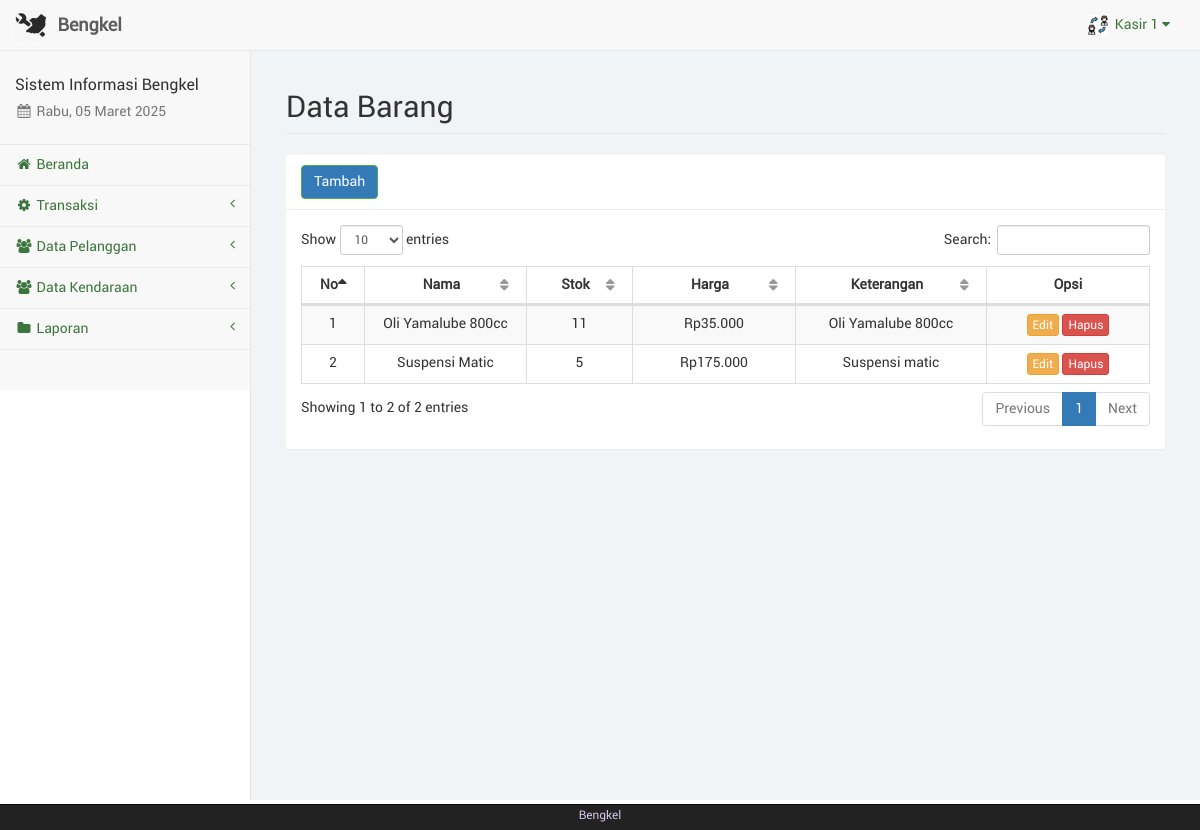
Screenshot of /kasir/barang.php (signed in) with the database file from the repository.
### tables this page shows
CREATE TABLE IF NOT EXISTS `karyawan` (
  `id_karyawan` int(11) NOT NULL AUTO_INCREMENT,
  `nama_karyawan` varchar(50) NOT NULL DEFAULT '0',
  `telp_karyawan` varchar(20) NOT NULL DEFAULT '0',
  `alamat_karyawan` varchar(150) NOT NULL DEFAULT '0',
  `user_karyawan` varchar(50) NOT NULL DEFAULT '0',
  `pass_karyawan` varchar(100) NOT NULL DEFAULT '0',
  `foto_karyawan` text NOT NULL,
  `id_adm` int(11) NOT NULL DEFAULT 0,
  PRIMARY KEY (`id_karyawan`)
);

CREATE TABLE IF NOT EXISTS `barangjasa` (
  `id_brg` int(11) NOT NULL AUTO_INCREMENT,
  `nama` varchar(100) NOT NULL,
  `jenis` varchar(20) NOT NULL,
  `stok` varchar(10) NOT NULL,
  `harga` varchar(20) NOT NULL,
  `keterangan` text NOT NULL,
  `id_adm` int(11) NOT NULL,
  PRIMARY KEY (`id_brg`)
);

### kasir/sess_check.php (called while the page is built, shortened)
<?php
	$chk_sess = $_SESSION['kasir'];
	include("dist/config/koneksi.php");
	$sql_sess = "SELECT * FROM karyawan WHERE id_karyawan='". $chk_sess ."'";
	$ress_sess = mysqli_query($conn, $sql_sess);
	$row_sess = mysqli_fetch_array($ress_sess);
	$sess_kasirname = $row_sess['nama_karyawan'];
	$sess_kasirfoto = $row_sess['foto_karyawan'];
?>

### kasir/dist/function/format_rupiah.php (called while the page is built, shortened)
<?php
	function format_rupiah($rp) {
		$jumlah = number_format($rp, 0, ",", ".");
		$rupiah = "Rp". $jumlah;
		return $rupiah;
	}
?>

### kasir/barang.php (the view, shortened to what this page needs)
<?php
	include("sess_check.php");
	$pagedesc = "Data Barang";
	include("layout_top.php");
	include("dist/function/format_rupiah.php");
?>
		<div id="page-wrapper">
            <div class="container-fluid">
                <div class="row">
                    <div class="col-lg-12">
                        <h1 class="page-header">Data Barang</h1>
                    </div>
                </div>
				<div class="row">
					<div class="col-lg-12"><?php include("layout_alert.php"); ?></div>
				</div>
				<div class="row">
					<div class="col-lg-12">
						<div class="panel panel-default">
							<div class="panel-heading">
								<a href="barang_tambah.php" class="btn btn-success">Tambah</a>
							</div>
							<div class="panel-body">
								<table class="table table-striped table-bordered table-hover" id="tabel-data">
									<thead>
										<tr>
											<th width="1%">No</th>
											<th width="10%">Nama</th>
											<th width="5%">Stok</th>
											<th width="10%">Harga</th>
											<th width="10%">Keterangan</th>
											<th width="10%">Opsi</th>
										</tr>
									</thead>
									<tbody>
										<?php
											$i = 1;
											$sql = "SELECT * FROM barangjasa WHERE jenis='barang' ORDER BY nama ASC";
											$ress = mysqli_query($conn, $sql);
											while($data = mysqli_fetch_array($ress)) {
												echo '<tr>';
												echo '<td class="text-center">'. $i .'</td>';
												echo '<td class="text-center">'. $data['nama'] .'</td>';
												echo '<td class="text-center">'. $data['stok'] .'</td>';
												echo '<td class="text-center">'. format_rupiah($data['harga']) .'</td>';
												echo '<td class="text-center">'. $data['keterangan'] .'</td>';
												echo '<td class="text-center">
													  <a href="barang_edit.php?brg='. $data['id_brg'] .'" class="btn btn-warning btn-xs">Edit</a>';?>
													  <a href="barang_hapus.php?brg=<?php echo $data['id_brg'];?>" onclick="return confirm('Apakah anda yakin akan menghapus <?php echo $data['nama'];?>?');" class="btn btn-danger btn-xs">Hapus</a></td>
												<?php
												echo '</tr>';
												$i++;
											}
										?>
									</tbody>
								</table>
							</div>
						</div>
					</div>
				</div>
            </div>
        </div>
<?php
	include("layout_bottom.php");
?>

### kasir/layout_top.php (shortened to what this page needs)
<?php
	$haries = array("Sunday" => "Minggu", "Monday" => "Senin", "Tuesday" => "Selasa", "Wednesday" => "Rabu", "Thursday" => "Kamis", "Friday" => "Jum'at", "Saturday" => "Sabtu");
	$bulans = array("", "Januari", "Februari", "Maret", "April", "Mei", "Juni", "Juli", "Agustus", "September", "Oktober", "November", "Desember");
	$hari_ini = $haries[date("l")];
	$bulan_ini = $bulans[date("n")];
	$tanggal = date("d");
	$tahun = date("Y");
?>
<!DOCTYPE html>
<html lang="en">
<head>
	<link href="libs/bootstrap/dist/css/bootstrap.min.css" rel="stylesheet">
	<link href="libs/metisMenu/dist/metisMenu.min.css" rel="stylesheet">
    <link href="libs/datatables-plugins/integration/bootstrap/3/dataTables.bootstrap.css" rel="stylesheet">
    <link href="libs/datatables-responsive/css/dataTables.responsive.css" rel="stylesheet">
	<link href="dist/css/sb-admin-2.css" rel="stylesheet">
	<link href="dist/css/offline-font.css" rel="stylesheet">
	<link href="dist/css/custom.css" rel="stylesheet">
	<link href="libs/font-awesome/css/font-awesome.min.css" rel="stylesheet" type="text/css">
</head>
<body>
    <div id="wrapper">
        <nav class="navbar navbar-default navbar-static-top" role="navigation" style="margin-bottom: 0">
            <div class="navbar-header">
				<a class="navbar-brand hidden-xs" href="index.php">
					<img src="foto/logo.png" alt="brand" width="32" class="float-left image-brand">
					<div class="float-right">&nbsp;<strong>Bengkel</strong></div>
				</a>
			</div>
            <ul class="nav navbar-top-links navbar-right">
				<li class="dropdown dropdown-right">
					<a class="dropdown-toggle" data-toggle="dropdown" href="#">
						<img src="../foto/<?php echo $sess_kasirfoto;?>" width="20px" height="20px" padding="0px">&nbsp;&nbsp;<?php echo ucfirst($sess_kasirname); ?>&nbsp;<i class="fa fa-caret-down"></i>
					</a>
				</li>
			</ul>
            <div class="navbar-default sidebar" role="navigation">
                <div class="sidebar-nav navbar-collapse">
                    <ul class="nav" id="side-menu">
                        <li class="sidebar-search">
							<h4>Sistem Informasi Bengkel</h4>
							<h5 class="text-muted"><i class="fa fa-calendar fa-fw"></i>&nbsp;<?php echo $hari_ini.", ".$tanggal." ".$bulan_ini." ".$tahun ?></h5>
						</li>
						<?php
							if($pagedesc == "Beranda") {
								echo '<li><a href="index.php" class="active"><i class="fa fa-home fa-fw"></i>&nbsp;Beranda</a></li>';
							}
							else {
								echo '<li><a href="index.php"><i class="fa fa-home fa-fw"></i>&nbsp;Beranda</a></li>';
							}
							if(isset($menuparent) && $menuparent == "transaksi") {
								echo '<li class="active">';
							}
							else {
								echo '<li>';
							}
						?>
							<a href="#"><i class="fa fa-gear fa-fw"></i>&nbsp;Transaksi<span class="fa arrow"></span></a>
						</li>
						<?php
							if(isset($menuparent) && $menuparent == "konsumen") {
								echo '<li class="active">';
							}
							else {
								echo '<li>';
							}
						?>
							<a href="#"><i class="fa fa-group fa-fw"></i>&nbsp;Data Pelanggan<span class="fa arrow"></span></a>
						<?php
							if(isset($menuparent) && $menuparent == "kendaraan") {
								echo '<li class="active">';
							}
							else {
								echo '<li>';
							}
						?>
							<a href="#"><i class="fa fa-group fa-fw"></i>&nbsp;Data Kendaraan<span class="fa arrow"></span></a>
						<?php
							if(isset($menuparent) && $menuparent == "laporan") {
								echo '<li class="active">';
							}
							else {
								echo '<li>';
							}
						?>
							<a href="#"><i class="fa fa-folder fa-fw"></i>&nbsp;Laporan<span class="fa arrow"></span></a>
						</li>
	                </ul>
                </div>
            </div>
        </nav>

### rows the page displays
karyawan: foto_karyawan (picture), nama_karyawan "Kasir 1"
barangjasa: nama "Oli Yamalube 800cc", stok "11", harga "Rp35.000", keterangan "Oli Yamalube 800cc"
barangjasa: nama "Suspensi Matic", stok "5", harga "Rp175.000", keterangan "Suspensi matic"
